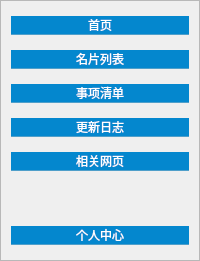
         <widget class="QFrame" name="frame_4">
          <property name="sizePolicy">
           <sizepolicy hsizetype="Expanding" vsizetype="Preferred">
            <horstretch>2</horstretch>
            <verstretch>0</verstretch>
           </sizepolicy>
          </property>
          <property name="styleSheet">
           <string notr="true">#frame_4{
background-color:rgb(4, 135, 206);
border-bottom-left-radius:20px;
}
QPushButton{
    border:none;
	border-bottom:1px solid rgba(197, 197, 197,100);
	background-color:rgb(4, 135, 206);
	color: rgb(255, 255, 255);
	font: 25 15pt &quot;微软雅黑 Light&quot;;
}
QPushButton:hover
{
	border: 1px solid rgb(15 , 150 , 255);
	background-color: rgba(12, 198, 255,100);
}
 
QPushButton:pressed
{
	border: 1px solid rgb(1 , 84 , 153);
	background-color: rgba(12, 198, 255,200);
	padding-left:3px;
	padding-top:3px;
}
</string>
          </property>
          <property name="frameShape">
           <enum>QFrame::StyledPanel</enum>
          </property>
          <property name="frameShadow">
           <enum>QFrame::Raised</enum>
          </property>
          <layout class="QVBoxLayout" name="verticalLayout_2">
           <property name="spacing">
            <number>15</number>
           </property>
           <property name="leftMargin">
            <number>10</number>
           </property>
           <property name="topMargin">
            <number>15</number>
           </property>
           <property name="rightMargin">
            <number>10</number>
           </property>
           <property name="bottomMargin">
            <number>15</number>
           </property>
           <item>
            <widget class="QPushButton" name="pushButtonHome">
             <property name="enabled">
              <bool>true</bool>
             </property>
             <property name="styleSheet">
              <string notr="true"/>
             </property>
             <property name="text">
              <string>首页</string>
             </property>
             <property name="icon">
              <iconset resource="res.qrc">
               <normaloff>:/icon/phres/icon/home.png</normaloff>:/icon/phres/icon/home.png</iconset>
             </property>
            </widget>
           </item>
           <item>
            <widget class="QPushButton" name="pushButtonCard">
             <property name="text">
              <string>名片列表</string>
             </property>
            </widget>
           </item>
           <item>
            <widget class="QPushButton" name="pushButtonEvent">
             <property name="text">
              <string>事项清单</string>
             </property>
            </widget>
           </item>
           <item>
            <widget class="QPushButton" name="pushButtonSug">
             <property name="text">
              <string>更新日志</string>
             </property>
            </widget>
           </item>
           <item>
            <widget class="QPushButton" name="pushButtonWeb">
             <property name="text">
              <string>相关网页</string>
             </property>
            </widget>
           </item>
           <item>
            <spacer name="verticalSpacer">
             <property name="orientation">
              <enum>Qt::Vertical</enum>
             </property>
             <property name="sizeHint" stdset="0">
              <size>
               <width>20</width>
               <height>40</height>
              </size>
             </property>
            </spacer>
           </item>
           <item>
            <widget class="QPushButton" name="pushButtonMe">
             <property name="text">
              <string>个人中心</string>
             </property>
             <property name="icon">
              <iconset resource="res.qrc">
               <normaloff>:/icon/phres/icon/me.png</normaloff>:/icon/phres/icon/me.png</iconset>
             </property>
            </widget>
           </item>
          </layout>
         </widget>
